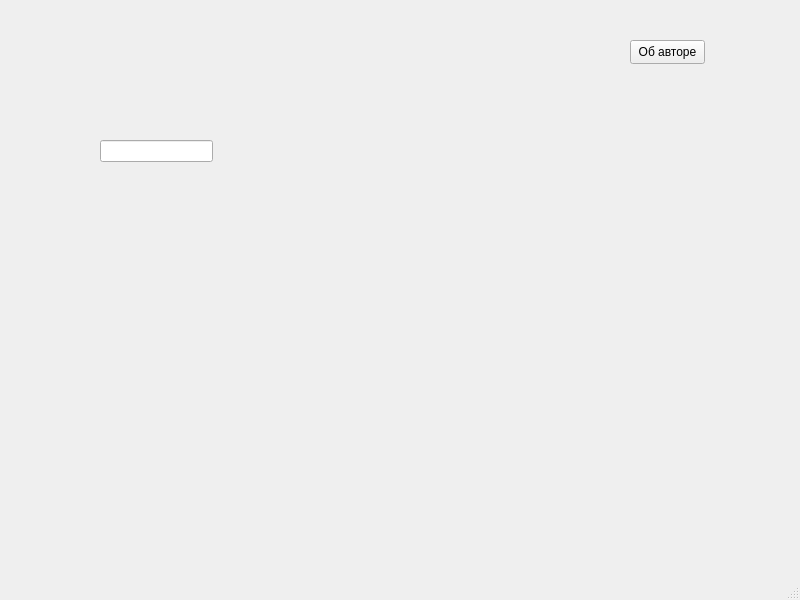
<?xml version="1.0" encoding="UTF-8"?>
<ui version="4.0">
 <class>MainWindow</class>
 <widget class="QMainWindow" name="MainWindow">
  <property name="geometry">
   <rect>
    <x>0</x>
    <y>0</y>
    <width>800</width>
    <height>600</height>
   </rect>
  </property>
  <property name="windowTitle">
   <string>MainWindow</string>
  </property>
  <widget class="QWidget" name="centralwidget">
   <widget class="QLineEdit" name="edtNum">
    <property name="geometry">
     <rect>
      <x>100</x>
      <y>140</y>
      <width>113</width>
      <height>22</height>
     </rect>
    </property>
   </widget>
   <widget class="QPushButton" name="btnAbout">
    <property name="geometry">
     <rect>
      <x>630</x>
      <y>40</y>
      <width>75</width>
      <height>24</height>
     </rect>
    </property>
    <property name="text">
     <string>Об авторе</string>
    </property>
   </widget>
  </widget>
  <widget class="QMenuBar" name="menubar">
   <property name="geometry">
    <rect>
     <x>0</x>
     <y>0</y>
     <width>800</width>
     <height>22</height>
    </rect>
   </property>
  </widget>
  <widget class="QStatusBar" name="statusbar"/>
 </widget>
 <resources/>
 <connections/>
</ui>
